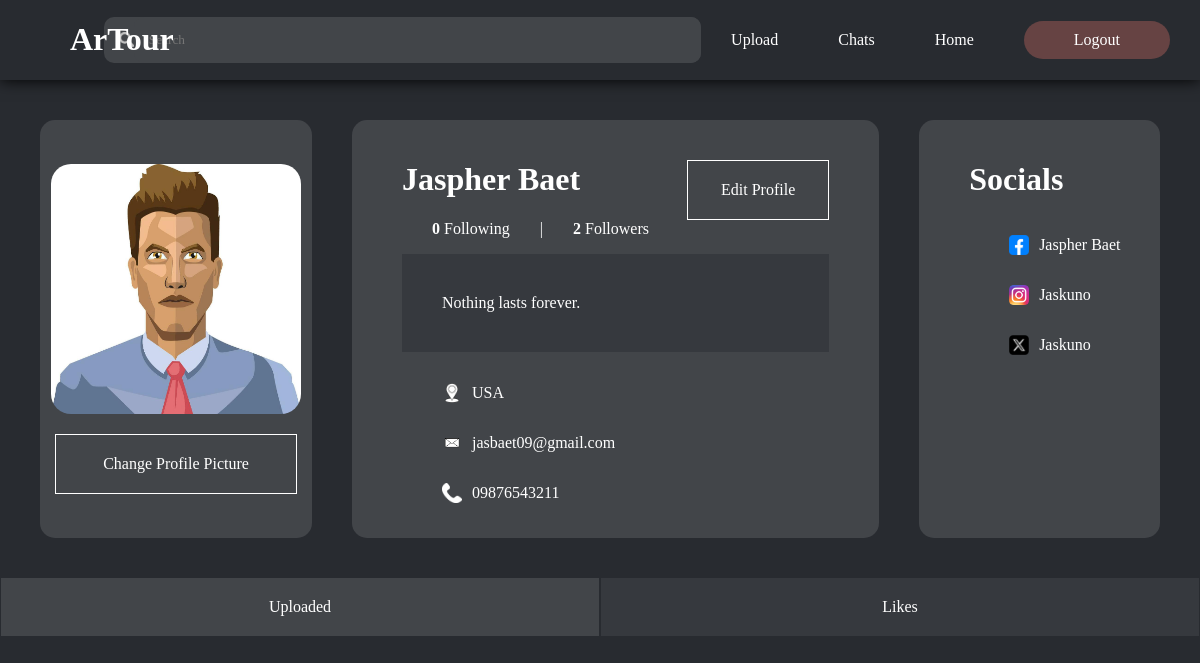
The page /html/likedimage.php (signed in) on the database its author committed.
### tables this page shows
CREATE TABLE `users` (
  `profileId` int(11) NOT NULL,
  `profileType` int(11) NOT NULL,
  `profileName` varchar(255) NOT NULL,
  `profilePassword` varchar(255) NOT NULL,
  `profileDescription` varchar(255) NOT NULL,
  `profileAddress` varchar(255) NOT NULL,
  `profileEmail` varchar(255) NOT NULL,
  `profileNumber` varchar(11) NOT NULL,
  `profileFacebook` varchar(255) NOT NULL,
  `profileInstagram` varchar(255) NOT NULL,
  `profileX` varchar(255) NOT NULL,
  `profilePicture` varchar(255) NOT NULL,
  `dateCreated` date NOT NULL,
  `resetToken` varchar(64) DEFAULT NULL,
  `resetTokenExpire` datetime DEFAULT NULL
);

### html/likedimage.php (the view, shortened to what this page needs)
<!DOCTYPE html>
<html lang="en">
<head>
    <link rel="stylesheet" href="../css/profile.css">
</head>
<body>
    <?php
        $DBHost = "localhost";
        $DBUser = "root";
        $DBPass = "";
        $DBName = "artourdb";
        $conn = mysqli_connect($DBHost, $DBUser, $DBPass, $DBName);
        $getUser = "SELECT * FROM users WHERE profileId='".$_SESSION['userId']."'";
        $result = mysqli_query($conn, $getUser);
        $account = mysqli_fetch_assoc($result);
        $getFollowers = "SELECT * FROM follow
        INNER JOIN users
        ON follow.followedId=users.profileId
        WHERE followStatus=1 AND followedId='".$_SESSION['userId']."'";
        $followersResult = mysqli_query($conn, $getFollowers);
        $followers = mysqli_num_rows($followersResult);
        $getFollowing = "SELECT * FROM follow
        INNER JOIN users
        ON follow.followerId=users.profileId
        WHERE followStatus=1 AND followerId='".$_SESSION['userId']."'";
        $followingResult = mysqli_query($conn, $getFollowing);
        $following = mysqli_num_rows($followingResult);
    ?>
    <header>
        <div class="mainheader">
            <div class="logo">
                <h1><a href="home.php"> ArTour </a></h1>
            </div>
            <div class="search">
                <img src="../images/searchicon.png" alt="">
                <input type="search" id="search" name="search" placeholder="Search">
            </div>
            <div class="navigation">
                <nav class="sections">
                    <a href="uploadimage.php"> Upload </a>
                    <a href="chats.php"> Chats </a>
                    <a href="home.php"> Home </a>
                    <a class="button" href="logout.php"> Logout </a>
                </nav>
            </div>
        </div>
    </header>
    <main>
        <div class="profile">
            <div class="picture">
                <img src="../profiles/<?php echo $account['profilePicture']; ?>"  alt="">
                <a href="changeprofile.php"> Change Profile Picture </a>
            </div>
            <div class="personalInfo">
                <div class="header">
                    <h1> <?php echo $account['profileName']; ?> </h1>
                    <a href="editprofile.php"> Edit Profile </a>
                </div>
                <div class="follow">
                    <p><a href="following.php"> <b> <?php echo $following; ?> </b> Following </a> </p> |
                    <p><a href="follower.php"> <b> <?php echo $followers; ?> </b> Followers  </a></p>
                </div>
                <p class="description"> <?php echo $account['profileDescription']; ?> </p>
                <div class="address">
                    <img src="../images/location.png" alt="">
                    <p> <?php echo $account['profileAddress']; ?> </p>
                </div>
                <div class="email">
                    <img src="../images/email.png" alt="">
                    <p> <?php echo $account['profileEmail']; ?> </p>
                </div>
                <div class="contact">
                    <img src="../images/contact.png" alt="">
                    <p> <?php echo $account['profileNumber']; ?> </p>
                </div>
            </div>
            <div class="socials">
                <div class="title">
                    <h1> Socials </h1>
                </div>
                <div class="facebook">
                    <img src="../images/facebook.png" alt="">
                    <p> <?php echo $account['profileFacebook']; ?> </p>
                </div>
                <div class="instagram">
                    <img src="../images/instagram.png" alt="">
                    <p> <?php echo $account['profileInstagram']; ?> </p>
                </div>
                <div class="x">
                    <img src="../images/x.png" alt="">
                    <p> <?php echo $account['profileX']; ?> </p>
                </div>
            </div>
        </div>
        <div class="gallery">
            <div class="link">
                <a href="profile.php"> Uploaded </a>
            </div>
            <div class="link">
                <a class="active" href="#"> Likes </a>
            </div>
        </div>
        <div class="container">
        </div>
    </main>
</body>
</html>

### css/profile.css (style rules this page uses)
body { background-color: #282b30; background-size: cover; font-family: 'Century Gothic'; padding: 0; margin: 0; }
header { background-color: #282b30; display: flex; flex-direction: column; box-shadow: 0 0 15px black; width: 100%; position:sticky; top: 0; z-index: 99; }
.mainheader { display: flex; justify-content: space-between; align-items: center; }
.logo h1 { position:relative; left: 70px; }
.logo h1 a { text-decoration: none; color: white; }
.search { display: flex; align-items: center; flex-direction: row; background: #424549; border-radius: 10px; width: 55%; padding-left: 15px; }
.search img { width: 15px; height: 15px; }
.search input { background: #424549; padding: 15px; width: 100%; border: none; outline: none; box-sizing: border-box; font-family: "Century Gothic"; color: white; border-radius: 10px; }
.navigation { display: flex; flex-direction: row; }
nav { display: flex; align-items: center; }
.profile { display: flex; flex-direction: row; padding: 20px; justify-content: space-around; color: white; }
.picture { display: flex; flex-direction: column; justify-content: center; align-items: center; width: 20%; }
.picture img { width: 250px; height: 250px; border-radius: 20px; }
.header a { width: 100px; }
.picture, .personalInfo, .socials { padding: 20px; margin: 20px; background-color: #424549; border-radius: 15px; }
.personalInfo { display: flex; flex-direction: column; width: 50%; padding: 20px 50px 20px 50px; }
.header { display: flex; flex-direction: row; justify-content: space-between; align-items: center; }
.description { background-color: #36393e; padding: 40px; }
.socials { display: flex; flex-direction: column; width: 20%; padding-left: 50px; }
.facebook, .instagram, .x, .address, .email, .contact, .follow { display: flex; flex-direction: row; align-items: center; }
.facebook img, .instagram img, .x img, .address img, .email img, .contact img { width: 20px; height: 20px; margin-right: 10px; padding-left: 40px; }
.gallery { display: flex; flex-direction: row; background-color: #424549; width: 100%; justify-content: center; }
.link { display: flex; width: 50%; justify-content: center; }
.gallery a.active { background-color: #36393e; pointer-events: none; }
.container { display: flex; flex-direction: row; flex-wrap: wrap; width: 100%; height: 400px; }
.follow p { margin: 0 30px 0 30px; }
.follow a { text-decoration: none; box-sizing: border-box; color: white; }

### rows shown on the page
users: profilePicture (picture), profileName "Jaspher Baet", profileDescription "Nothing lasts forever.", profileAddress "USA", profileEmail "jasbaet09@gmail.com", profileNumber "09876543211", profileFacebook "Jaspher Baet", profileInstagram "Jaskuno", profileX "Jaskuno"

### other values the page prints
$following "0"
$followers "2"
